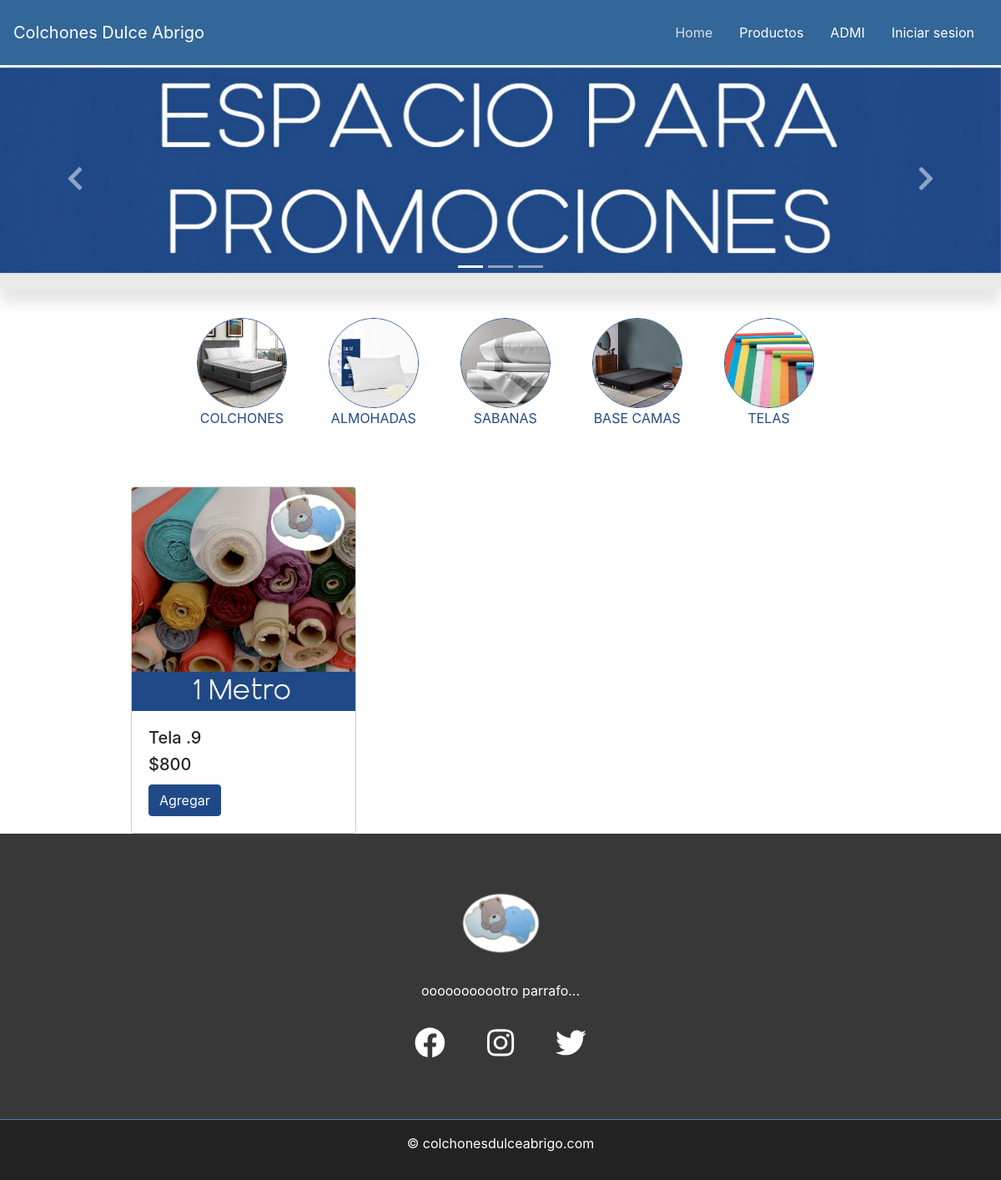
The app's page /?p=telas with its own data.
### tables this page shows
CREATE TABLE `producto` (
  `codproducto` int(11) NOT NULL,
  `nombre_producto` varchar(30) NOT NULL,
  `descripcion` varchar(100) DEFAULT NULL,
  `precio` int(10) DEFAULT NULL,
  `existencia` int(11) DEFAULT NULL,
  `imagen` text NOT NULL,
  `fk_idcategoria` int(11) NOT NULL
);

### Modulos/telas.php (the view, shortened to what this page needs)
 <?php
if (!isset($_GET["c"])) {
  $c = "2";
} else {
  $c = $_GET["c"];
}
?>
<!doctype html>
<html lang="en">
  <head>
  </head>
 <body>
    <div id="carouselExampleCaptions" class="carousel slide" data-ride="carousel" data-interval="6000">
        <ol class="carousel-indicators">
            <li data-target="#carouselExampleCaptions" data-slide-to="0" class="active"></li>
            <li data-target="#carouselExampleCaptions" data-slide-to="1"></li>
            <li data-target="#carouselExampleCaptions" data-slide-to="2"></li>
        </ol>
        <div class="carousel-inner" style="padding-bottom: 20px; background-color: #eaeaea;">
            <div class="carousel-item active">
                <img src="./img/promociones.jpg" alt="" style="width: 100%; height: 10%;">
                <div class="carousel-caption d-none d-md-block">
                </div>
            </div>
        </div>
        <a class="carousel-control-prev" href="#carouselExampleCaptions" role="button" data-slide="prev">
            <span class="fas fa-chevron-left fa-2x"></span>
        </a>
        <a class="carousel-control-next" href="#carouselExampleCaptions" role="button" data-slide="next">
            <span class="fas fa-chevron-right fa-2x"></span>
        </a>
    </div>
  <div class="container">
    <br>
</div>
<div class="categorias_var">
    <ul>
        <li><a href="?p=colchones"><img src="img/catColchon.jpg"><br>COLCHONES</a></li>
        <li><a href="?p=almohadas"><img src="img/catAlmohada.jpg"><br>ALMOHADAS</a></li>
        <li><a href="?p=sabanas"><img src="img/catSabana.jpg"><br>SABANAS</a></li>
        <li><a href="?p=bases"><img src="img/catBase.jpg"><br>BASE CAMAS</a></li>
        <li><a href="?p=telas"><img src="img/catTela.jpg"><br>TELAS</a></li>
    </ul>
</div>
<?php
$sql="SELECT * FROM producto where fk_idcategoria=$c";
$conexion=Conectarse();
$resul= mysqli_query($conexion,$sql);
if(mysqli_num_rows($resul) > 0){
    while ($row=mysqli_fetch_array($resul)){
?>
<div class="proc">
    <div class="col-3" style="min-width: 300px; margin-left:142px; margin-top: 90px; margin-right: -140px;">
        <div class="card" style="border-color: #cdcdcd">
                <img
                title="<?php echo $row['nombre_producto'];?>"
                alt="<?php echo $row['nombre_producto'];?>"
                class="card-img-top"
                src="img/<?php echo $row['imagen'];?>"
                data-toggle="popover"
                data-trigger="hover"
                data-content="<?php echo $row['descripcion'];?>"
                >
                <div class="card-body">
                <h5><?php echo $row['nombre_producto'];?></h5>
                <h5 class="card-title">$<?php echo $row['precio'];?></h5>
            <form action="" method="post">
                <button class="btn btn-primary"
                name="btnAccion"
                value="Agregar"
                type="submit"
                style="background: #204a87; border: solid 1px #204a87;">Agregar</button>
            </form>
        </div>
    </div>
</div>
</div>
  </body>
</html>
        <?php
    }
}
    ?>

### css/style.css (style rules this page uses)
#carouselExampleCaptions { box-shadow: 0 1rem 1rem rgba(0, 0, 0, .1); margin-top: 0.5px; }
#carouselExampleCaptions img { width: 100%; height: 17%; }
.carousel-inner { max-height: 38rem!important; }
.carousel-item-next, .carousel-item-prev, .carousel-item.active { transition: transform 1.2s ease; }
#carouselExampleCaptions { width: 100%; height: 15%; }
.proc { display: inline-block; }
.proc { margin-top: -30px; }

### css/catEstilos.css (style rules this page uses)
.categorias_var a { text-decoration: none; color: #204a87; width: 100%; }
.categorias_var li { list-style: none; float: left; margin-left: 10px; padding: 10px; width: 13%; margin-right: 20px; text-align: center; }
.categorias_var ul { margin: 0; padding: 0; }
.categorias_var img { width: 100%; border-radius: 100%; border: solid 0.2px #204a87; min-width: 70px; }
.categorias_var { margin-left: 18%; }

### records on screen
producto: imagen (picture), nombre_producto "Tela .9", precio "800"
